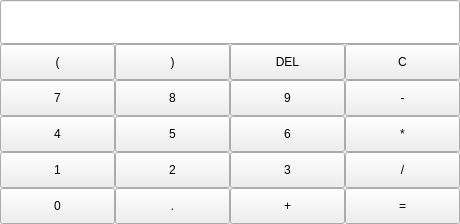
<?xml version="1.0" encoding="UTF-8"?>
<ui version="4.0">
 <class>Widget</class>
 <widget class="QWidget" name="Widget">
  <property name="enabled">
   <bool>true</bool>
  </property>
  <property name="geometry">
   <rect>
    <x>0</x>
    <y>0</y>
    <width>460</width>
    <height>224</height>
   </rect>
  </property>
  <property name="minimumSize">
   <size>
    <width>460</width>
    <height>0</height>
   </size>
  </property>
  <property name="maximumSize">
   <size>
    <width>16777215</width>
    <height>16777215</height>
   </size>
  </property>
  <property name="windowTitle">
   <string>calculator</string>
  </property>
  <property name="windowOpacity">
   <double>1.000000000000000</double>
  </property>
  <widget class="QPushButton" name="pushButton_left">
   <property name="geometry">
    <rect>
     <x>0</x>
     <y>44</y>
     <width>115</width>
     <height>36</height>
    </rect>
   </property>
   <property name="text">
    <string>(</string>
   </property>
  </widget>
  <widget class="QPushButton" name="pushButton_right">
   <property name="geometry">
    <rect>
     <x>115</x>
     <y>44</y>
     <width>115</width>
     <height>36</height>
    </rect>
   </property>
   <property name="text">
    <string>)</string>
   </property>
  </widget>
  <widget class="QPushButton" name="pushButton_7">
   <property name="geometry">
    <rect>
     <x>0</x>
     <y>80</y>
     <width>115</width>
     <height>36</height>
    </rect>
   </property>
   <property name="text">
    <string>7</string>
   </property>
  </widget>
  <widget class="QPushButton" name="pushButton_4">
   <property name="geometry">
    <rect>
     <x>0</x>
     <y>116</y>
     <width>115</width>
     <height>36</height>
    </rect>
   </property>
   <property name="text">
    <string>4</string>
   </property>
  </widget>
  <widget class="QPushButton" name="pushButton_1">
   <property name="geometry">
    <rect>
     <x>0</x>
     <y>152</y>
     <width>115</width>
     <height>36</height>
    </rect>
   </property>
   <property name="text">
    <string>1</string>
   </property>
  </widget>
  <widget class="QPushButton" name="pushButton_8">
   <property name="geometry">
    <rect>
     <x>115</x>
     <y>80</y>
     <width>115</width>
     <height>36</height>
    </rect>
   </property>
   <property name="text">
    <string>8</string>
   </property>
  </widget>
  <widget class="QPushButton" name="pushButton_0">
   <property name="geometry">
    <rect>
     <x>0</x>
     <y>188</y>
     <width>115</width>
     <height>36</height>
    </rect>
   </property>
   <property name="text">
    <string>0</string>
   </property>
  </widget>
  <widget class="QPushButton" name="pushButton_9">
   <property name="geometry">
    <rect>
     <x>230</x>
     <y>80</y>
     <width>115</width>
     <height>36</height>
    </rect>
   </property>
   <property name="text">
    <string>9</string>
   </property>
  </widget>
  <widget class="QPushButton" name="pushButton_clear">
   <property name="geometry">
    <rect>
     <x>345</x>
     <y>44</y>
     <width>115</width>
     <height>36</height>
    </rect>
   </property>
   <property name="text">
    <string>C</string>
   </property>
  </widget>
  <widget class="QPushButton" name="pushButton_del">
   <property name="geometry">
    <rect>
     <x>230</x>
     <y>44</y>
     <width>115</width>
     <height>36</height>
    </rect>
   </property>
   <property name="text">
    <string>DEL</string>
   </property>
  </widget>
  <widget class="QPushButton" name="pushButton_point">
   <property name="geometry">
    <rect>
     <x>115</x>
     <y>188</y>
     <width>115</width>
     <height>36</height>
    </rect>
   </property>
   <property name="text">
    <string>.</string>
   </property>
  </widget>
  <widget class="QPushButton" name="pushButton_2">
   <property name="geometry">
    <rect>
     <x>115</x>
     <y>152</y>
     <width>115</width>
     <height>36</height>
    </rect>
   </property>
   <property name="cursor">
    <cursorShape>ArrowCursor</cursorShape>
   </property>
   <property name="text">
    <string>2</string>
   </property>
  </widget>
  <widget class="QPushButton" name="pushButton_5">
   <property name="geometry">
    <rect>
     <x>115</x>
     <y>116</y>
     <width>115</width>
     <height>36</height>
    </rect>
   </property>
   <property name="text">
    <string>5</string>
   </property>
  </widget>
  <widget class="QPushButton" name="pushButton_multiply">
   <property name="geometry">
    <rect>
     <x>345</x>
     <y>116</y>
     <width>115</width>
     <height>36</height>
    </rect>
   </property>
   <property name="text">
    <string>*</string>
   </property>
  </widget>
  <widget class="QPushButton" name="pushButton_6">
   <property name="geometry">
    <rect>
     <x>230</x>
     <y>116</y>
     <width>115</width>
     <height>36</height>
    </rect>
   </property>
   <property name="text">
    <string>6</string>
   </property>
  </widget>
  <widget class="QPushButton" name="pushButton_sub">
   <property name="geometry">
    <rect>
     <x>345</x>
     <y>80</y>
     <width>115</width>
     <height>36</height>
    </rect>
   </property>
   <property name="text">
    <string>-</string>
   </property>
  </widget>
  <widget class="QPushButton" name="pushButton_divide">
   <property name="geometry">
    <rect>
     <x>345</x>
     <y>152</y>
     <width>115</width>
     <height>36</height>
    </rect>
   </property>
   <property name="text">
    <string>/</string>
   </property>
  </widget>
  <widget class="QPushButton" name="pushButton_3">
   <property name="geometry">
    <rect>
     <x>230</x>
     <y>152</y>
     <width>115</width>
     <height>36</height>
    </rect>
   </property>
   <property name="text">
    <string>3</string>
   </property>
  </widget>
  <widget class="QPushButton" name="pushButton_add">
   <property name="geometry">
    <rect>
     <x>230</x>
     <y>188</y>
     <width>115</width>
     <height>36</height>
    </rect>
   </property>
   <property name="text">
    <string>+</string>
   </property>
  </widget>
  <widget class="QPushButton" name="pushButton_equal">
   <property name="geometry">
    <rect>
     <x>345</x>
     <y>188</y>
     <width>115</width>
     <height>36</height>
    </rect>
   </property>
   <property name="text">
    <string>=</string>
   </property>
  </widget>
  <widget class="QLineEdit" name="lineEdit">
   <property name="geometry">
    <rect>
     <x>0</x>
     <y>0</y>
     <width>460</width>
     <height>44</height>
    </rect>
   </property>
  </widget>
 </widget>
 <layoutdefault spacing="6" margin="11"/>
 <resources/>
 <connections/>
</ui>
